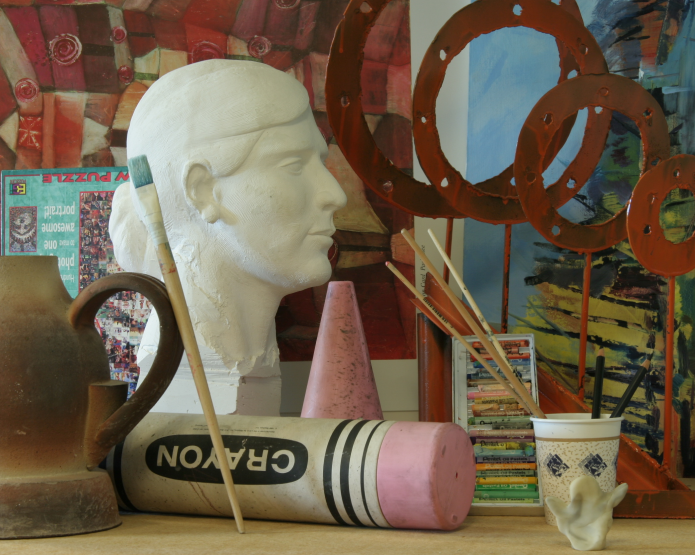
#> input picture data/art_left.png, 1390 x 1110 px (shown at 1/2 size)
$ jupyter execute 06_3d_reconstruction.ipynb
#> lines starting #> are read from the running program, lines starting #| are printed output that depends on the picture; after the words box and inside, x2 and y2 are one past the last pixel; in counts of white or black regions, pixels touching at a corner belong together
# Exercise 6: 3D Reconstruction

In this exercise you will:
- See a simple example of a 3D Reconstruction from two images, using a calibrated camera.

As a first step, let's import the python modules we need.

[cell 1]
import cv2 as cv
import numpy as np
import matplotlib.pyplot as plt
import glob
import PIL.ExifTags
import PIL.Image

# pip install open3d
from open3d import *
import open3d as o3d

## 3D Reconstruction

[cell 2]
#=====================================
# Function declarations
#=====================================

# Function to create point cloud file
def create_output(vertices, colors, filename):
	colors = colors.reshape(-1,3)
	vertices = np.hstack([vertices.reshape(-1,3),colors])

	ply_header = '''ply
		format ascii 1.0
		element vertex %(vert_num)d
		property float x
		property float y
		property float z
		property uchar red
		property uchar green
		property uchar blue
		end_header
		'''
	with open(filename, 'w') as f:
		f.write(ply_header %dict(vert_num=len(vertices)))
		np.savetxt(f,vertices,'%f %f %f %d %d %d')

# Function that downsamples the image x number (reduce_factor) of times.
def downsample_image(image, reduce_factor):
	for i in range(0,reduce_factor):

		# Check if image is color or grayscale
		if len(image.shape) > 2:
			row,col = image.shape[:2]
		else:
			row,col = image.shape

		image = cv.pyrDown(image, dstsize= (col//2, row // 2))
	return image


#=========================================================
# Stereo 3D reconstruction
#=========================================================

# Load camera parameters (that we calibrated in the previous exercise)
ret = np.load('./camera_params/ret.npy')
#> (reads Workshop3/camera_params/ret.npy from the repository)
K = np.load('./camera_params/K.npy')
#> (reads Workshop3/camera_params/K.npy from the repository)
dist = np.load('./camera_params/dist.npy')
#> (reads Workshop3/camera_params/dist.npy from the repository)

# Specify image paths (two images of the same scene,
# but from two different view points).
img_path1 = '../data/art_left.png'
img_path2 = '../data/art_right.png'

# Load pictures
img_1 = cv.imread(img_path1)
#> img_1 is the input picture: shape (1110, 1390, 3); mean B, G, R 75.9, 95.7, 110.7
img_2 = cv.imread(img_path2)
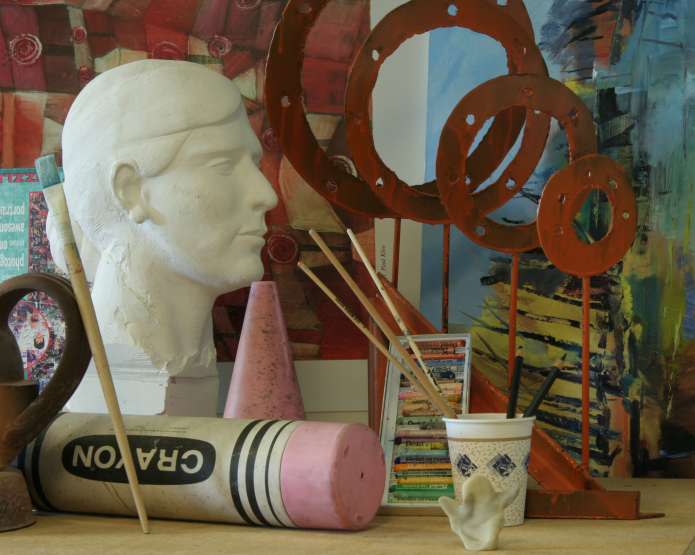
#> input picture data/art_right.png, 1390 x 1110 px (shown at 1/2 size)
#> img_2 is the input picture: shape (1110, 1390, 3); mean B, G, R 74.2, 93.6, 107

# Get height and width. Note: It assumes that both pictures are the same size.
h,w = img_2.shape[:2]
#> h = 1110; w = 1390

# Get optimal camera matrix for better undistortion
new_camera_matrix, roi = cv.getOptimalNewCameraMatrix(K, dist, (w,h), 1, (w,h))
#> roi = (43, 61, 1343, 1044)

# Undistort images
img_1_undistorted = cv.undistort(img_1, K, dist, None, new_camera_matrix)
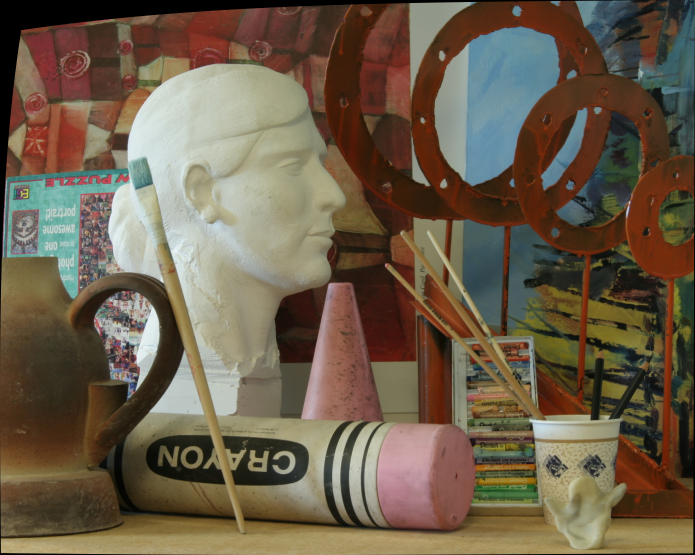
#> img_1_undistorted: shape (1110, 1390, 3) (shown at 1/2 size); mean B, G, R 74, 93.4, 107.7
img_2_undistorted = cv.undistort(img_2, K, dist, None, new_camera_matrix)
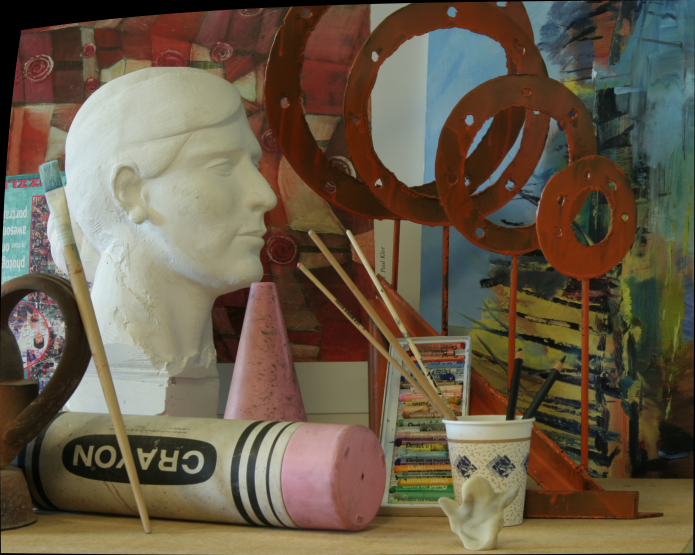
#> img_2_undistorted: shape (1110, 1390, 3) (shown at 1/2 size); mean B, G, R 72.2, 91.2, 104.1

# Downsample each image 3 times (because they're too big)
img_1_downsampled = downsample_image(img_1_undistorted, 3)
#> the loop in downsample_image, `for i in range(0,reduce_factor):` made 3 passes
#> pass 1, in downsample_image, `image = cv.pyrDown(image, dstsize= (col//2, row // 2))`:
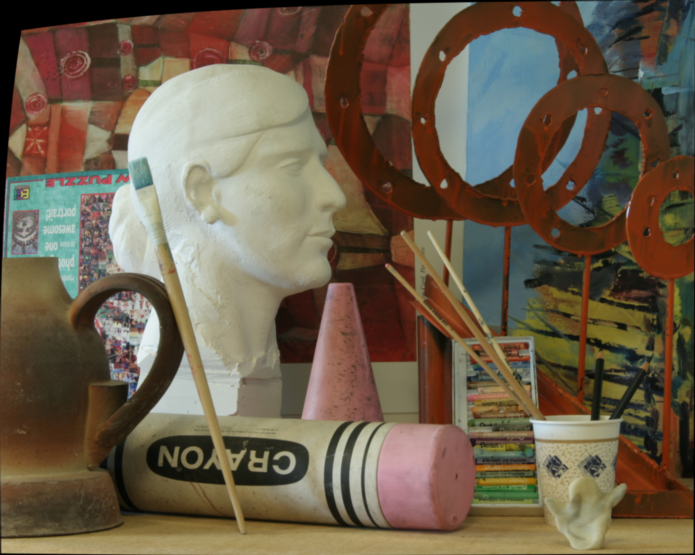
#> image: shape (555, 695, 3); mean of channels 0, 1, 2 74, 93.4, 107.7; drawn as B, G, R
img_2_downsampled = downsample_image(img_2_undistorted, 3)
#> the loop in downsample_image (call 2), `for i in range(0,reduce_factor):` made 3 passes
#> pass 1, in downsample_image (call 2), `image = cv.pyrDown(image, dstsize= (col//2, row // 2))`:
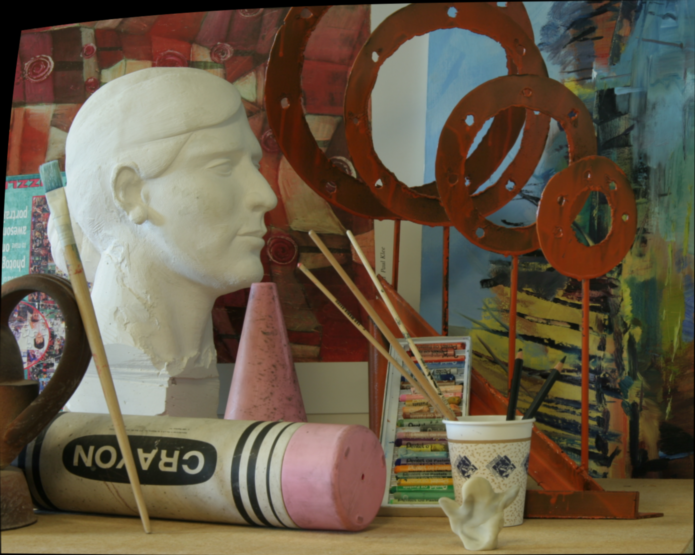
#> image: shape (555, 695, 3); mean of channels 0, 1, 2 72.2, 91.2, 104.1; drawn as B, G, R
#> pass 3, in downsample_image (call 2), `image = cv.pyrDown(image, dstsize= (col//2, row // 2))`:
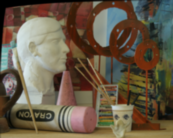
#> image: shape (138, 173, 3); mean of channels 0, 1, 2 72, 90.8, 103.7; drawn as B, G, R

# Set disparity parameters
# Note: disparity range is tuned according to specific parameters obtained through trial and error.
win_size = 5
min_disp = -1
max_disp = 63 #min_disp * 9
num_disp = max_disp - min_disp # Needs to be divisible by 16

# Create Block matching object
stereo = cv.StereoSGBM_create(minDisparity= min_disp,
	numDisparities = num_disp,
	blockSize = 5,
	uniquenessRatio = 5,
	speckleWindowSize = 5,
	speckleRange = 5,
	disp12MaxDiff = 2,
	P1 = 8*3*win_size**2,
	P2 =32*3*win_size**2)

# Compute disparity map
print ("\nComputing the disparity map...")
disparity_map = stereo.compute(img_1_downsampled, img_2_downsampled)
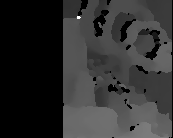
#> disparity_map: shape (138, 173) int16; min -32, max 925, mean 148.2; drawn with min black and max white

# Show disparity map before generating 3D cloud to verify that point cloud will be usable.
plt.figure(figsize=(8,8))
plt.subplot(131), plt.imshow(img_1[:,:,::-1])
plt.subplot(132), plt.imshow(img_2[:,:,::-1])
plt.subplot(133), plt.imshow(disparity_map,'gray')
plt.tight_layout(pad=1.0)
plt.show()
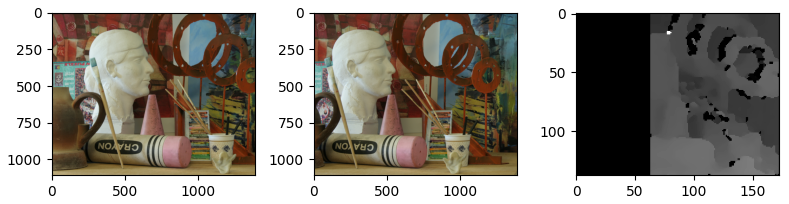
#> figure drawn by matplotlib, 3 panels

# Generate point cloud.
print ("\nGenerating the 3D map...")

# Get new downsampled width and height
h,w = img_2_downsampled.shape[:2]
#> h = 138; w = 173

# Load focal length.
focal_length = np.load('./camera_params/FocalLength.npy')
#> (reads Workshop3/camera_params/FocalLength.npy from the repository)

# This transformation matrix is derived from Prof. Didier Stricker's power point presentation on computer vision.
# Link : https://ags.cs.uni-kl.de/fileadmin/inf_ags/3dcv-ws14-15/3DCV_lec01_camera.pdf
Q = np.float32([[1,0,0,0],
				[0,-1,0,0],
				[0,0,focal_length*0.05,0], # Focal length multiplication obtained experimentally.
				[0,0,0,1]])

# Reproject points into 3D
points_3D = cv.reprojectImageTo3D(disparity_map, Q)
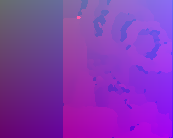
#> points_3D: shape (138, 173, 3) float32; mean of channels 0, 1, 2 86, -68.5, 29.6; drawn with min black and max white

# Get color points
colors = cv.cvtColor(img_1_downsampled, cv.COLOR_BGR2RGB)

# Get rid of points with value 0 (i.e no depth)
mask_map = disparity_map > disparity_map.min()
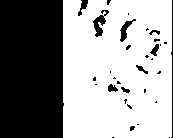
#> mask_map: shape (138, 173) bool; 59.8% white; 33 black regions (23 under 20 px), largest, box (x1, y1, x2, y2) and area: (0, 0, 64, 138) 8697, (93, 10, 109, 37) 183, (171, 0, 173, 138) 142

# Mask colors and points.
output_points = points_3D[mask_map]
output_colors = colors[mask_map]

# Define name for output file
output_file = '3d_reconstruction.ply'

# Generate point cloud
print("\nCreating the output file ... ", end='')
create_output(output_points, output_colors, output_file)
print ("Done.\n")
